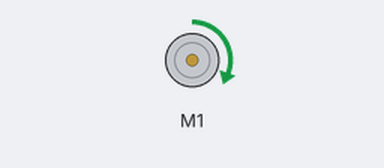
A program run on a simulated Raspberry Pi (BCM pin numbers) with an Explorer HAT. Parts: DC motor (green arrow = forward, orange = backward, longer = faster). At 3.0 s the program stops and its outputs stay as they are.

Above: at 0.1 s.
At 3.1 s:
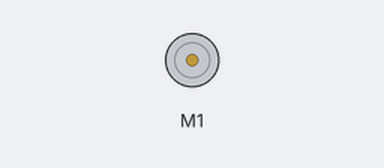
Timing chart, 0 to 4.5 s (numbered marks = the images above):
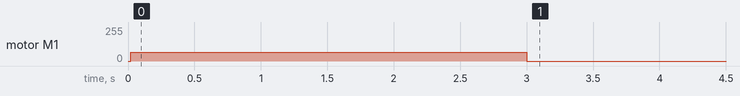

The program:

eh-motor-forwards.py
```python
# makes motor 1 plugged into explorer hat go forwards

import explorerhat
from time import sleep

explorerhat.motor.one.forward(25)
#starts the motor moving forwards
sleep(3)
#keeps the motor spinning for 3 seconds
explorerhat.motor.one.stop()
#stops the motor
```

Measured:
- by itself, motor M1: stopped → forward 64/255 at 0.02 s, → stopped 3.0 s later
